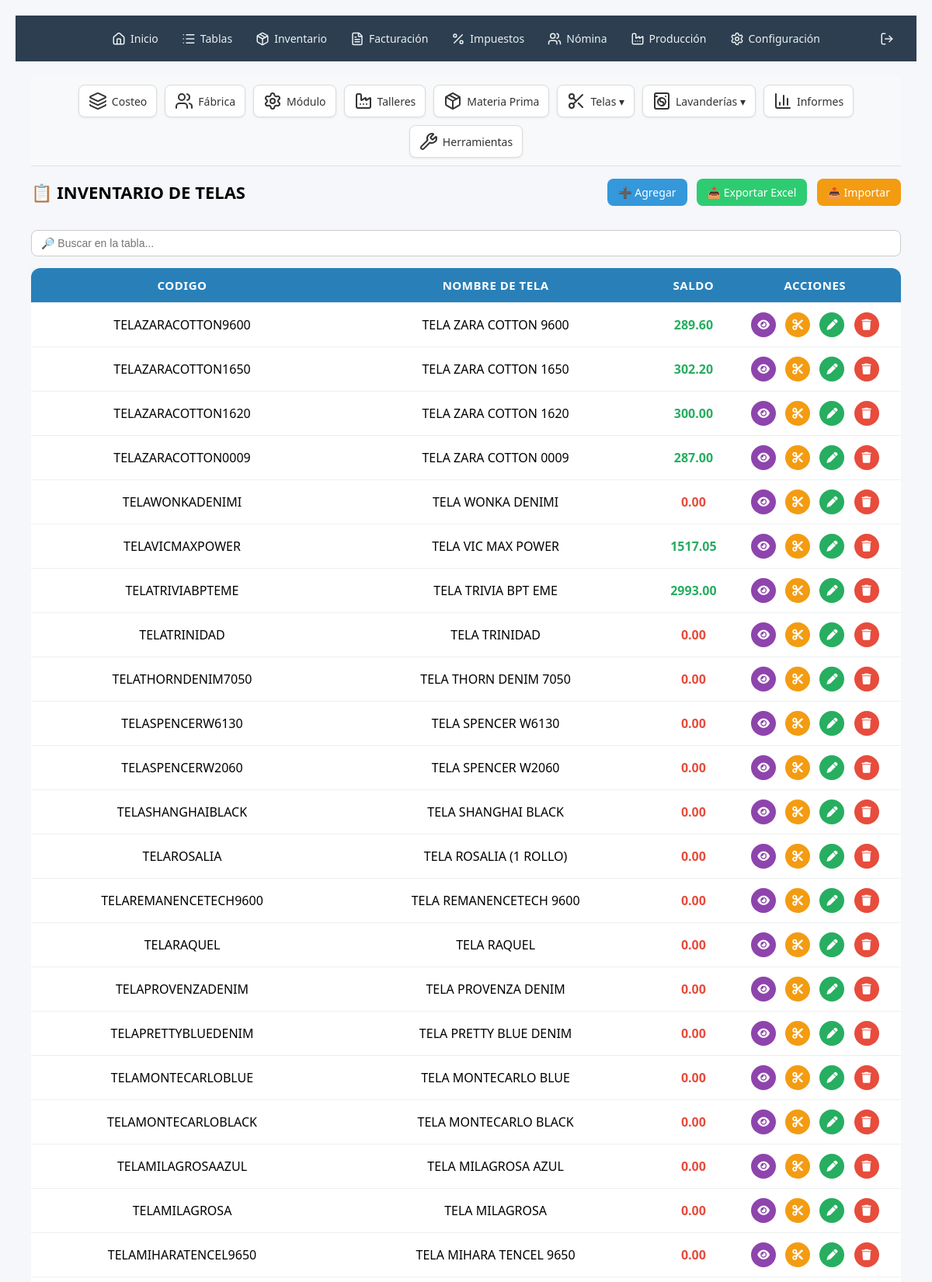
Page /produccion/telas/inventariodetelas/index.php (signed in, upper part) on the committed database.
### tables this page shows
CREATE TABLE inventariodetelas (`codigo` TEXT, `nombre_de_tela` TEXT, `saldo` TEXT, `id` INTEGER PRIMARY KEY AUTOINCREMENT);

### produccion/telas/inventariodetelas/index.php (the view, shortened to what this page needs)
<?php
require_once(__DIR__ . "/../../../componentes/plantilla.php");
require_once(__DIR__ . "/../../../conexion/conexion.php");
require_once(__DIR__ . "/../../submenuproduccion.php");
$columnas = $conexion->query("PRAGMA table_info(inventariodetelas)")->fetchAll(PDO::FETCH_ASSOC);
$datos = $conexion->query("SELECT * FROM inventariodetelas ORDER BY id DESC")->fetchAll(PDO::FETCH_ASSOC);
$json = __DIR__ . "/encabezados_inventariodetelas.json";
$etiquetas = file_exists($json) ? json_decode(file_get_contents($json), true) : [];
?>
<!DOCTYPE html>
<html lang="es">
<head>
    <link rel="stylesheet" href="https://cdnjs.cloudflare.com/ajax/libs/font-awesome/6.5.0/css/all.min.css">
</head>
<body>
    <div style="display: flex; justify-content: space-between; align-items: center; margin-bottom: 15px; display:none;" id="contenido">
        <h2 style="font-size:22px;">📋 <?= strtoupper("Inventario de Telas") ?></h2>
        <div>
            <a href="agregar_inventariodetelas.php" class="btn-accion btn-agregar">➕ Agregar</a>
            <a href="exportar_inventariodetelas.php" class="btn-accion btn-exportar">📥 Exportar Excel</a>
            <a href="importar_inventariodetelas.php" class="btn-accion btn-importar">📤 Importar</a>
        </div>
    </div>
    <input type="text" id="buscador" placeholder="🔎 Buscar en la tabla..." style="width: 100%; padding: 8px 12px; margin-bottom: 15px; border: 1px solid #ccc; border-radius: 8px; font-size: 14px; display:none;">
    <div class="contenedor-tabla" style="overflow-x:auto; display:none;" id="tabla-container">
        <?php
        $saldos_stmt = $conexion->query("
            SELECT codigo_tela, SUM(saldo) as total_saldo
            FROM metrajes
            GROUP BY codigo_tela
        ");
        $saldos_array = [];
        foreach ($saldos_stmt as $row) {
            $codigo_normalizado = strtoupper(trim($row['codigo_tela']));
            $saldos_array[$codigo_normalizado] = $row['total_saldo'];
        }
        ?>
        <table class="tabla-moderna" id="tablaDatos">
            <thead>
                <tr>
                    <?php foreach ($columnas as $col): ?>
                        <?php if ($col['name'] !== 'id'): ?>
                            <th><?= htmlspecialchars($etiquetas[$col['name']] ?? strtoupper(str_replace('_', ' ', $col['name']))) ?></th>
                        <?php endif; ?>
                    <?php endforeach; ?>
                    <th>Acciones</th>
                </tr>
            </thead>
            <tbody>
                <?php foreach ($datos as $fila): ?>
                <?php
                    $codigo_actual = strtoupper(trim($fila['codigo']));
                    $saldo_total = isset($saldos_array[$codigo_actual]) ? $saldos_array[$codigo_actual] : 0;
                    $saldo_total = number_format($saldo_total, 2, '.', '');
                ?>
                <tr>
                    <?php foreach ($columnas as $col): ?>
                        <?php if ($col['name'] !== 'id'): ?>
                            <?php if ($col['name'] === 'saldo'): ?>
                                <td style="font-weight:bold; text-align:center; color: <?= $saldo_total > 0 ? '#27ae60' : '#e74c3c' ?>;">
                                    <?= $saldo_total ?>
                                </td>
                            <?php else: ?>
                                <td><?= htmlspecialchars($fila[$col['name']]) ?></td>
                            <?php endif; ?>
                        <?php endif; ?>
                    <?php endforeach; ?>
                    <td>
                        <a href="javascript:void(0);" class="btn-icon ver" onclick="abrirModalMetrajes('<?= $fila['codigo'] ?>')" title="Ver Metrajes">
                            <i class="fas fa-eye"></i>
                        </a>
                        <a href="javascript:void(0);" class="btn-icon cortar" onclick="abrirModalCorte('<?= $fila['codigo'] ?>')" title="Cortar Rollo">
                            <i class="fas fa-scissors"></i>
                        </a>
                        <a href="editar_inventariodetelas.php?id=<?= $fila['id'] ?>" class="btn-icon editar" title="Editar">
                            <i class="fas fa-pen"></i>
                        </a>
                        <a href="eliminar_inventariodetelas.php?id=<?= $fila['id'] ?>" onclick="return confirm('¿Eliminar este registro?')" class="btn-icon eliminar" title="Eliminar">
                            <i class="fas fa-trash"></i>
                        </a>
                    </td>
                </tr>
                <?php endforeach; ?>
            </tbody>
        </table>
    </div>
</body>
</html>

### componentes/plantilla.php (style rules this page uses)
* { box-sizing: border-box; }
body { font-family: 'Segoe UI', sans-serif; margin: 0; padding: 0; background-color: #f7f7f7; }

### produccion/telas/inventariodetelas/index.php (style rules this page uses)
body { font-family: 'Segoe UI', sans-serif; background: #f5f7fa; margin: 0; padding: 20px; }
.btn-accion { display: inline-block; background: #3498db; color: #fff; padding: 8px 14px; margin-left: 8px; border-radius: 8px; text-decoration: none; font-size: 14px; transition: background 0.3s ease; }
.btn-exportar { background: #2ecc71; }
.btn-importar { background: #f39c12; }
.tabla-moderna { width: 100%; border-collapse: collapse; background: #fff; border-radius: 12px; overflow: hidden; box-shadow: 0 4px 12px rgba(0,0,0,0.1); }
.tabla-moderna thead { background: #2980b9; color: #fff; font-size: 15px; text-transform: uppercase; letter-spacing: 0.5px; }
.tabla-moderna th, .tabla-moderna td { text-align: center; padding: 12px 10px; border-bottom: 1px solid #ecf0f1; }
.btn-icon { display: inline-flex; justify-content: center; align-items: center; width: 32px; height: 32px; border-radius: 50%; color: #fff; text-decoration: none; font-size: 14px; margin: 0 4px; transition: background 0.2s ease, transform 0.2s ease; }
.btn-icon.ver { background: #8e44ad; }
.btn-icon.editar { background: #27ae60; }
.btn-icon.eliminar { background: #e74c3c; }
.btn-icon.cortar { background: #f39c12; }

### rows in the picture
inventariodetelas: name "TELAZARACOTTON9600", name "TELA ZARA COTTON 9600", codigo "289.60"
inventariodetelas: name "TELAZARACOTTON1650", name "TELA ZARA COTTON 1650", codigo "302.20"
inventariodetelas: name "TELAZARACOTTON1620", name "TELA ZARA COTTON 1620", codigo "300.00"
inventariodetelas: name "TELAZARACOTTON0009", name "TELA ZARA COTTON 0009", codigo "287.00"
inventariodetelas: name "TELAWONKADENIMI", name "TELA WONKA DENIMI", codigo "0.00"
inventariodetelas: name "TELAVICMAXPOWER", name "TELA VIC MAX POWER", codigo "1517.05"
inventariodetelas: name "TELATRIVIABPTEME", name "TELA TRIVIA BPT EME", codigo "2993.00"
inventariodetelas: name "TELATRINIDAD", name "TELA TRINIDAD", codigo "0.00"
inventariodetelas: name "TELATHORNDENIM7050", name "TELA THORN DENIM 7050", codigo "0.00"
inventariodetelas: name "TELASPENCERW6130", name "TELA SPENCER W6130", codigo "0.00"
inventariodetelas: name "TELASPENCERW2060", name "TELA SPENCER W2060", codigo "0.00"
inventariodetelas: name "TELASHANGHAIBLACK", name "TELA SHANGHAI BLACK", codigo "0.00"
inventariodetelas: name "TELAROSALIA", name "TELA ROSALIA (1 ROLLO)", codigo "0.00"
inventariodetelas: name "TELAREMANENCETECH9600", name "TELA REMANENCETECH 9600", codigo "0.00"
inventariodetelas: name "TELARAQUEL", name "TELA RAQUEL", codigo "0.00"
inventariodetelas: name "TELAPROVENZADENIM", name "TELA PROVENZA DENIM", codigo "0.00"
inventariodetelas: name "TELAPRETTYBLUEDENIM", name "TELA PRETTY BLUE DENIM", codigo "0.00"
inventariodetelas: name "TELAMONTECARLOBLUE", name "TELA MONTECARLO BLUE", codigo "0.00"
inventariodetelas: name "TELAMONTECARLOBLACK", name "TELA MONTECARLO BLACK", codigo "0.00"
inventariodetelas: name "TELAMILAGROSAAZUL", name "TELA MILAGROSA AZUL", codigo "0.00"
inventariodetelas: name "TELAMILAGROSA", name "TELA MILAGROSA", codigo "0.00"
inventariodetelas: name "TELAMIHARATENCEL9650", name "TELA MIHARA TENCEL 9650", codigo "0.00"

### other values in the picture
$etiquetas[$col['name']] "CODIGO"
$etiquetas[$col['name']] "NOMBRE DE TELA"
$etiquetas[$col['name']] "SALDO"
